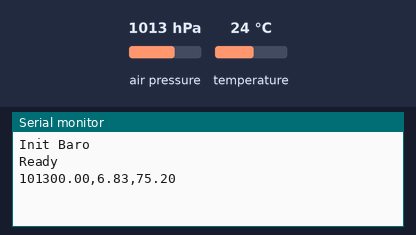
Bench run of a sketch on a simulated Arduino Uno, built with avr-gcc and run on an emulated ATmega328P. Parts: the last lines printed to the serial monitor. The inputs (shaded band) are chosen by the test bench; at power-on: air pressure 1013 hPa, temperature 24 °C.

Above: at 13.2 s.
13.3 s: air pressure set to 952 hPa
At 14.6 s:
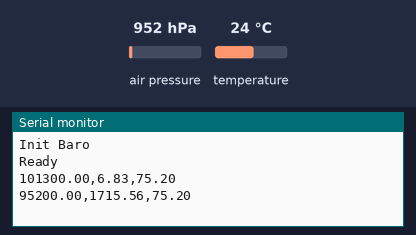
15.0 s: temperature set to 12 °C
At 16.5 s:
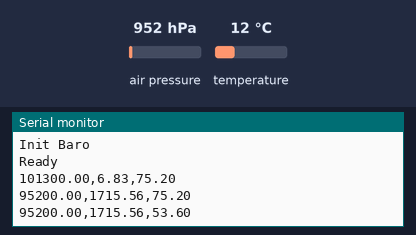
16.7 s: air pressure set to 975 hPa
At 19.2 s:
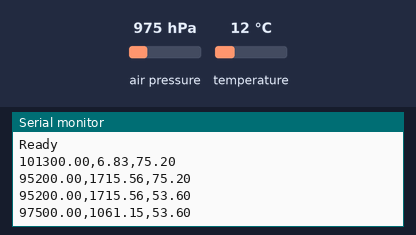
Timing chart, 0 to 20.7 s (numbered marks = the images above; inputs shaded):
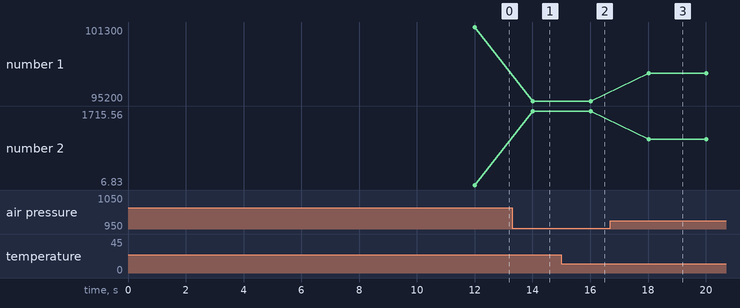

Measured:
- after the input at 13.3 s, the serial monitor: prints a new line after 0.71 s (image 1)
- after the input at 15.0 s, the serial monitor: prints a new line after 1.0 s (image 2)
- after the input at 16.7 s, the serial monitor: prints a new line after 1.3 s (image 3)
- plotted number 1: 101300 → 95200 after the input at 13.3 s, 95200 → 97500 after the input at 16.7 s
- plotted number 2: 6.83 → 1715.56 after the input at 13.3 s, 1715.56 → 1061.15 after the input at 16.7 s

The sketch:

baro_alt_temp.ino
```cpp
#include <Adafruit_MPL3115A2.h>

Adafruit_MPL3115A2 baro;

void setup() {
  Serial.begin(9600);
  while(!Serial);

  // init baro
  Serial.println("Init Baro");
  if (!baro.begin()) {
    Serial.println("Baro Failure");
    while(1);
  }
  // set init altitude
  delay(10000);
  baro.setSeaPressure(baro.getPressure());
  delay(2000);

  Serial.println("Ready");
}

void loop() {

  float pressure = baro.getPressure();
  float altitude_ft = baro.getAltitude() * 3.28084;
  float temperature_f = baro.getTemperature() * 9.0000 / 5.0000 + 32.0000;

  Serial.print(pressure);
  Serial.print(",");
  Serial.print(altitude_ft);
  Serial.print(",");
  Serial.println(temperature_f);

  delay(2000);
}
```
